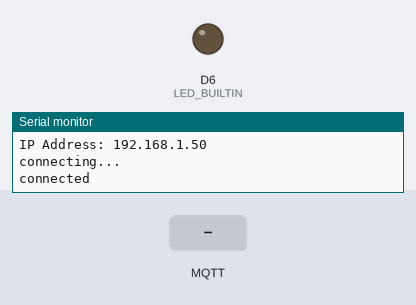
A sketch run on a simulated Arduino MKR. Parts: output pins drawn as LEDs (lit = HIGH), the last lines printed to the serial monitor. The inputs (shaded band) are chosen by the test bench. WiFi joins after 1.5 s; servers stay silent unless stated; no MQTT or app messages arrive unless stated; not simulated (calls return 0 or success): arduino_secrets.h.

Above: at 4.7 s.
4.8 s: MQTT message "1" arrives on the first subscribed topic
At 5.9 s:
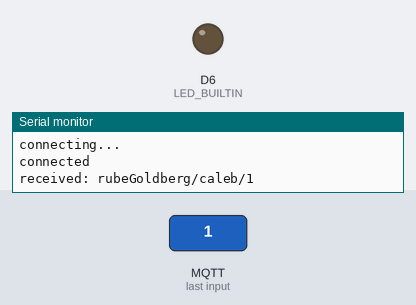
6.4 s: MQTT message "on" arrives on the first subscribed topic
At 7.1 s:
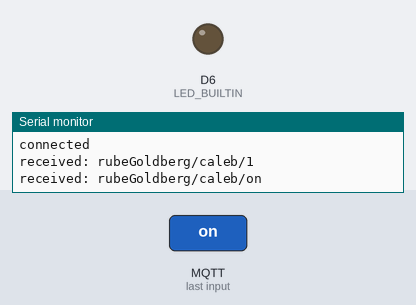
7.9 s: MQTT message "off" arrives on the first subscribed topic
At 8.3 s:
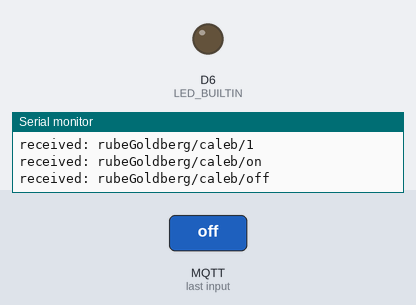
Timing chart, 0 to 10.9 s (numbered marks = the images above; inputs shaded):
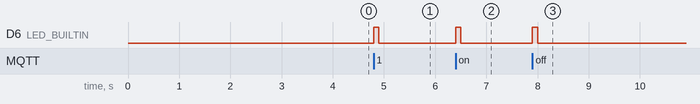

Measured:
- after the input at 4.8 s, D6 (LED_BUILTIN): LOW → HIGH at once, → LOW 0.10 s later
- after the input at 6.4 s, D6 (LED_BUILTIN): LOW → HIGH at once, → LOW 0.10 s later
- after the input at 7.9 s, D6 (LED_BUILTIN): LOW → HIGH at once, → LOW 0.10 s later

The sketch:

MQTT_rubeGoldberg_machine.ino
```cpp
/*
  Shows how to make an MQTT client using SSL
  to connect to
  IMPORTANT: You need to install/update the SSL certificates first:
  https://github.com/arduino-libraries/WiFi101-FirmwareUpdater#to-update-ssl-certificates
  Add the domain shiftr.io:443
  You can check on your device after a successful
  connection here: https://shiftr.io/try.
  modified from an example by Gilberto Conti
  https://github.com/256dpi/arduino-mqtt
  updated 4 Mar 2018
  by Tom Igoe
*/

#include <WiFi101.h>
#include <MQTTClient.h>
// put your network SSID and password in
// a tab called arduino_secrets.h:
#include "arduino_secrets.h"

WiFiSSLClient netConnection;
MQTTClient client;
char server[] = "broker.shiftr.io";
int port = 8883;
char device[] = "caleb";
char username[] = "try";
char password[] = "try";
String mainTopic = "rubeGoldberg";
unsigned long timestamp = 0;
int counter = 0;

void setup() {
  Serial.begin(9600);
  while (!Serial);
  // try to connect to the network:
  while ( WiFi.status() != WL_CONNECTED) {
    Serial.print("Attempting to connect to Network named: ");
    Serial.println(SECRET_SSID);       // print the network name (SSID);

    // Connect to WPA/WPA2 network:
    WiFi.begin(SECRET_SSID, SECRET_PASS);
    delay(2000);
  }

  // print the SSID of the network you're attached to:
  Serial.print("Connected to: ");
  Serial.println(WiFi.SSID());

  // print your WiFi shield's IP address:
  IPAddress ip = WiFi.localIP();
  Serial.print("IP Address: ");
  Serial.println(ip);

  client.begin(server, port, netConnection);
  client.onMessage(messageReceived);
  connect();
  pinMode(LED_BUILTIN, OUTPUT);
  digitalWrite(LED_BUILTIN, LOW);   // turn the LED on (HIGH is the voltage level)

}

void loop() {
  client.loop();

  if (!client.connected()) {
    connect();
  }

}

void connect() {
  Serial.println("connecting...");
  while (!client.connect(device, username, password)) {
    delay(500);
  }
  Serial.println("connected");
  client.subscribe(mainTopic + "/caleb");
}


void messageReceived(String &topic, String &payload) {
  digitalWrite(LED_BUILTIN, HIGH);   // turn the LED on (HIGH is the voltage level)
  Serial.println("received: " + topic + "/" + payload);
  timestamp = millis();
  String emoji = payload;
  String atopic = mainTopic + "/mh";
  client.publish(atopic, emoji);
  delay(100);
  digitalWrite(LED_BUILTIN, LOW);   // turn the LED on (HIGH is the voltage level)
}
```
